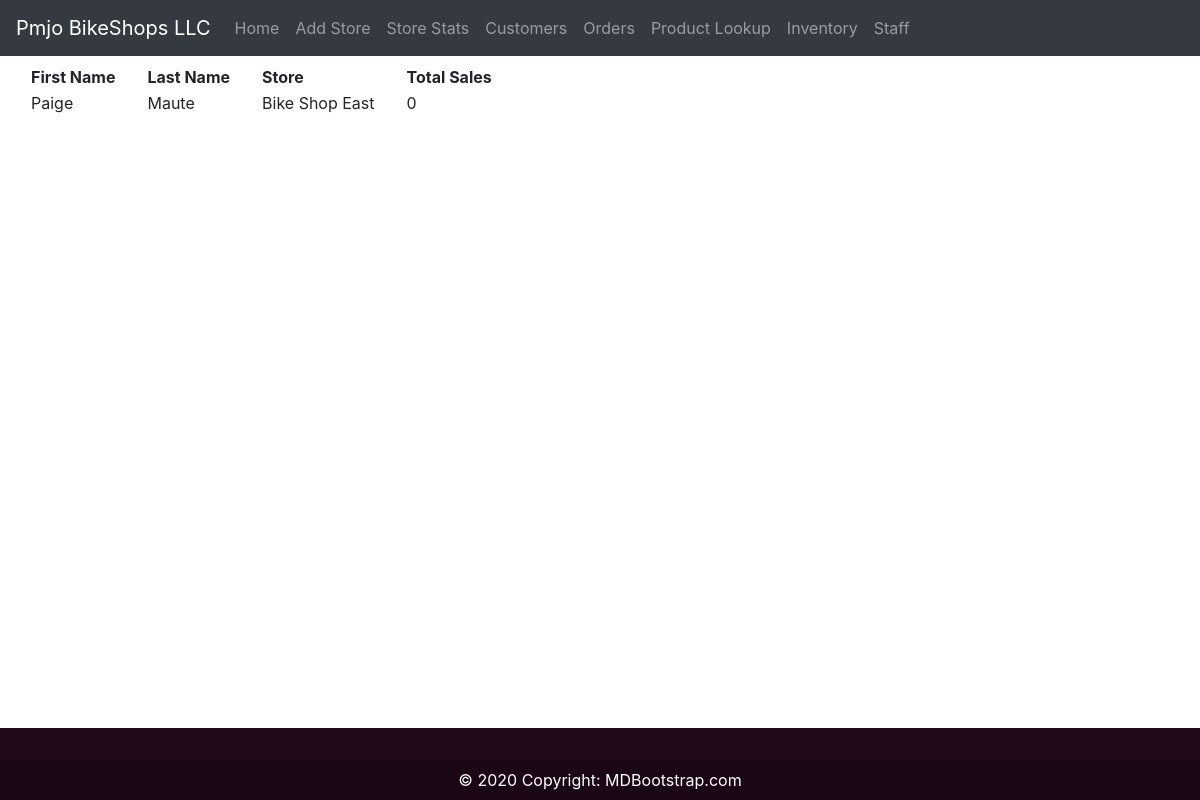
Before: /staff-sales/ with the older database file.
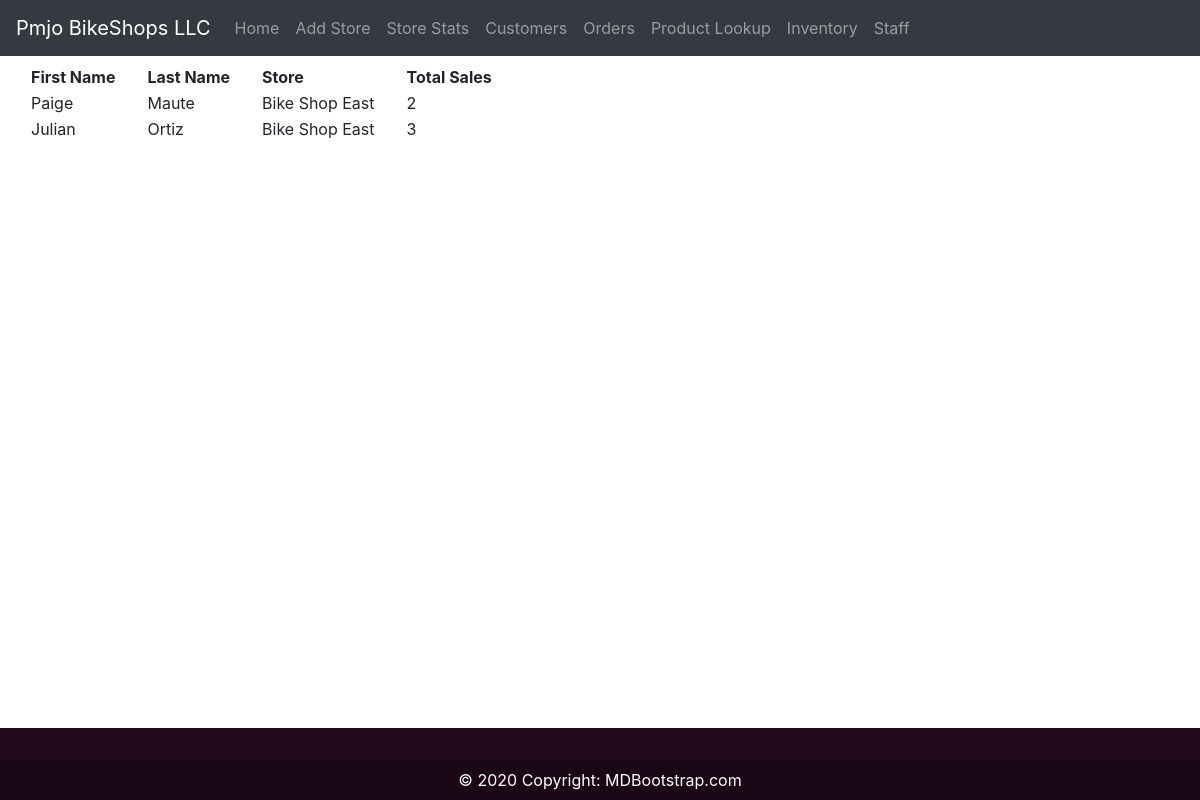
After: the same page with the newer database file.
### PmjoStore/models.py (models this page shows, shortened)
class Base(models.Model):
    id = models.UUIDField(default=uuid.uuid4, unique=True, primary_key=True, editable=False)
    class Meta:
        abstract = True

class StoreEmployees(Base):
    staff_id = models.OneToOneField(Staff, on_delete=models.CASCADE, blank=True, default=1)
    store_id = models.ForeignKey(Store, on_delete=models.CASCADE, blank=True, default=1)
    class Meta:
        verbose_name_plural = 'Store Employees'

class Staff(Base):
    first_name = models.CharField(max_length=100)
    last_name = models.CharField(max_length=100)
    phone = PhoneField(blank=True, help_text='Contact phone number')
    email = models.EmailField(max_length=100, blank=True)
    class Meta:
        verbose_name_plural = 'Staff'

class Store(Base):
    name = models.CharField(max_length=100, blank=True)
    phone = PhoneField(blank=True, help_text='Contact phone number')
    email = models.EmailField(max_length=100, blank=True)
    street = models.CharField(max_length=100, blank=True)
    zipCode_id = models.ForeignKey(ZipCode, on_delete=models.CASCADE, blank=True, default=1)
    manager_id = models.OneToOneField(Staff, on_delete=models.CASCADE, blank=True, default=1)

### PmjoStore/views.py (the view)
# urls.py: path('staff-sales/', views.staff, name="staff-sales"),
def staff(request):
    sales=[]
    employees = StoreEmployees.objects.all()
    for employee in employees:
        orders = Orders.objects.filter(store_staff_id=employee)
        items = CartItems.objects.filter(order_id__in=orders)
        salesCount = 0
        for item in items:
            salesCount += item.quantity_sold
        sales.append(salesCount)
    context = {'employees': employees, 'sales': sales}
    return render(request, 'PmjoStore/staff.html', context)

### PmjoStore/templates/PmjoStore/staff.html (shortened to what this page needs)
{% extends 'main.html' %}
{% block content %}
<div class="container">
<div class="row">
    <div>
<table>
    <tr>
        <th class="pr-3">First Name</th>
        <th class="pr-3 pl-3">Last Name</th>
        <th class="pr-3 pl-3">Store</th>
    </tr>
        {% for employee in employees %}
    <tr>
        <td class="pr-3">{{employee.staff_id.first_name}}</td>
        <td class="pr-3 pl-3">{{employee.staff_id.last_name}}</td>
        <td class="pr-3 pl-3">{{employee.store_id.name}}</td>
    </tr>
     {% endfor %}
    </table>
    </div>
    <div>
    <table>
       <tr>
            <th class="pr-3 pl-3">Total Sales</th>
       </tr>
        {% for sale in sales %}
        <tr>
            <td class="pr-3 pl-3">{{sale}}</td>
        </tr>
        {% endfor %}
    </table>
        </div>
</div>
    </div   >
{% endblock content %}

Changed rows visible on the page:
added StoreEmployees: staff_id.first_name "Julian", staff_id.last_name "Ortiz", store_id.name "Bike Shop East"
Other visible differences:
new list line: "2"
new list line: "3"
list line gone: "0"
